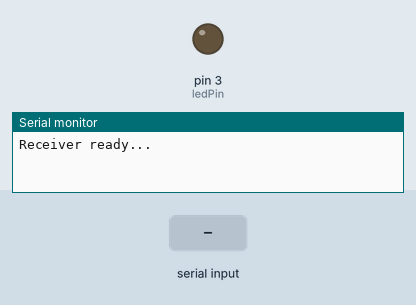
Simulated run of this sketch. Board: Arduino Uno, built with avr-gcc and run on an emulated ATmega328P. Parts: output pins drawn as LEDs (lit = HIGH), the last lines printed to the serial monitor. The inputs (shaded band) are chosen by the test bench.

Above: at 1.2 s.
1.3 s: "1" received over the second serial link
At 2.3 s:
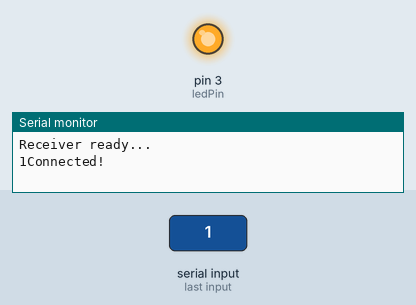
2.8 s: "0" received over the second serial link
At 3.5 s:
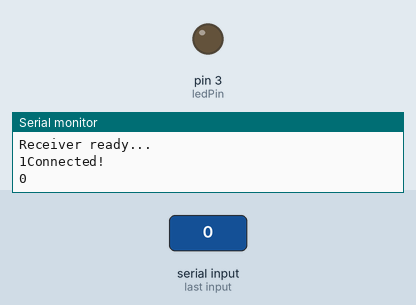
Timing chart, 0 to 5.8 s (numbered marks = the images above; inputs shaded):
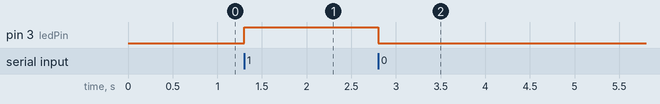

Measured:
- after the input at 1.3 s, pin 3 (ledPin): LOW → HIGH at once
- after the input at 2.8 s, pin 3 (ledPin): HIGH → LOW at once

The sketch:

FinalNanoCode.ino
```cpp
#include <SoftwareSerial.h>

// HC-06 connection pins
SoftwareSerial BT(10, 11); // RX, TX

int ledPin = 3; // optional: LED to visualize button state

bool connected = false;

void setup() {
  Serial.begin(9600);   // monitor incoming data
  BT.begin(9600);       // match HC-06 baud rate
  pinMode(ledPin, OUTPUT);
  Serial.println("Receiver ready...");
}

void loop() {
  if (BT.available()) {
    char c = BT.read();       // read incoming byte
    Serial.write(c);          // print to Serial Monitor

    if (!connected) {
      Serial.println("Connected!");
      connected = true;
    }


    // Update LED or output based on button state
    if (c == '0') digitalWrite(ledPin, LOW);   // button pressed
    if (c == '1') digitalWrite(ledPin, HIGH);  // button not pressed
  }
}
```
